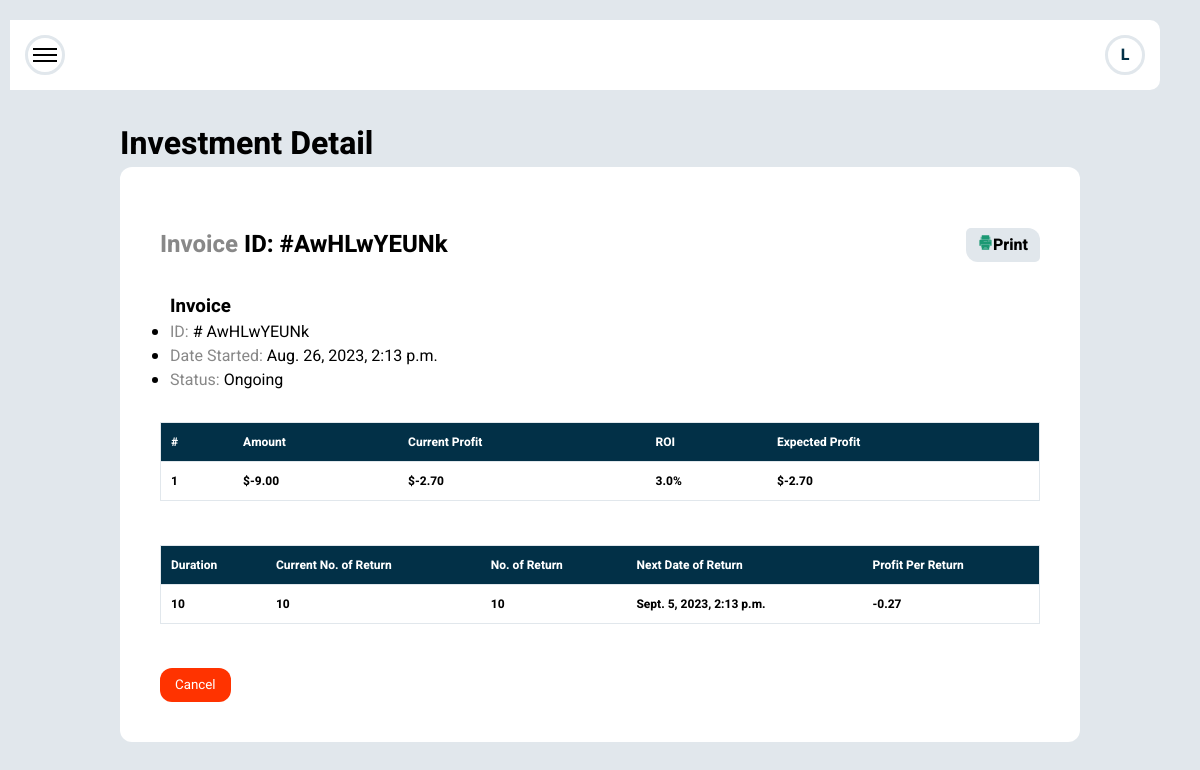
/dashboard/investment/awhlwyeunk (signed in), run on the app's committed database.
### crypto/models.py (models this page shows, shortened)
class Investment(models.Model):
    profile = models.ForeignKey(Profile, null=True, on_delete=models.SET_NULL, related_name='invest_user')
    reference = models.CharField(default=random_alphanumeric_string(), max_length=50, null=True, editable=True)
    slug = models.SlugField(null=True,  max_length=500)
    amount =  models.DecimalField(decimal_places=2, max_digits=100, null=True, default=0)
    package = models.ForeignKey(Package, null=True, on_delete=models.SET_NULL)
    date_initiated = models.DateTimeField(auto_now=True)
    STATUS_CHOICES = (
        ('Completed', 'Completed'),
        ('Ongoing', 'Ongoing'),
        ('Cancelled', 'Cancelled'),
    )
    status = models.CharField(null=True,
        max_length=100, choices=STATUS_CHOICES, default='Completed')
    ACCOUNT_CHOICES = (
        ('account_balance', 'Account Balance'),
    )
    account = models.CharField(null=True,
        max_length=100, choices=ACCOUNT_CHOICES, default='Account Balance')
    @property
    def profit_per_return(self):
        profit = (self.package.roi*self.amount)/100
        return profit
    @property
    def current_profit(self):
        profit = (self.package.current_no_of_return*self.package.roi*self.amount)/100
        return profit
    @property
    def expected_profit(self):
        profit = (self.package.no_of_return*self.package.roi*self.amount)/100
        return profit
    @property
    def next_date_of_return(self):
        next_date = self.date_initiated + timedelta( days = self.package.duration)
        return next_date

class Package(models.Model):
    package_type = models.ForeignKey(PackageType, on_delete=models.CASCADE, null=True)
    min_investment = models.DecimalField(decimal_places=2, max_digits=100, null=True, blank=True)
    max_investment = models.DecimalField(decimal_places=2, max_digits=100, null=True, blank=True)
    duration = models.IntegerField(null=True)
    current_no_of_return = models.IntegerField(null=True)
    no_of_return = models.IntegerField(null=True)
    roi = models.DecimalField(decimal_places=1, max_digits=100, null=True, blank=True)

### crypto/views/dashboard.py (the view)
class InvestmentDetailView(LoginRequiredMixin, DetailView):
    model = Investment
    template_name = 'userdashboard/investment_detail.html'
    login_url = "auth_app:login"

### crypto/context_processors.py (called while the page is built)
def base_data(request):
    data = {}
    transaction_settings = get_object_or_404(TransactionSettings, pk=1)
    site_setting = get_object_or_404(SiteSettings, pk=1)
    assets = Asset.objects.all()
    data['transaction_settings'] = transaction_settings
    data['site_setting'] = site_setting
    data['assets'] = assets
    return data

### crypto/templates/userdashboard/investment_detail.html (shortened to what this page needs)
<!DOCTYPE html>
<html lang="en">
{% extends 'userdashboard/base.html' %} {% load static %}
    {% block content %}
    <div class="dashboard-content">
        <div class="content-title">
            <h1>Investment Detail</h1>
        </div>
        <div class="details-card">
            <div class="card-header-1">
                <div class="detail-invoice_id">
                    <h2><span>Invoice</span> ID: #{{object.reference}}</h2>
                </div>
                <div class="print-detail" onclick="window.print()">
                    <div class="print-icon">
                    </div>
                    <p>Print</p>
                </div>
            </div>
            <div class="card-header-2">
                <div class="invoice-detail">
                    <h3>Invoice</h3>
                    <ul>
                        <li><span>ID:</span> # {{object.reference}}</li>
                        <li><span>Date Started:</span> {{object.date_initiated}}</li>
                        <li class="trans-{{object.status}}"><span>Status:</span> {{object.status}}</li>
                    </ul>
                </div>
            </div>
            <div class="detail-table">
                <div class="table-content">
                    <table>
                        <thead>
                            <tr>
                                <th>#</th>
                                <th>Amount</th>
                                <th>Current Profit</th>
                                <th>ROI</th>
                                <th>Expected Profit</th>
                            </tr>
                        </thead>
                        <tbody>
                            <tr>
                                <td>1</td>
                                <td>${{object.amount|floatformat:"2g"}}</td>
                                <td>${{object.current_profit|floatformat:"2g"}}</td>
                                <td>{{object.package.roi}}%</td>
                                <td>${{object.expected_profit|floatformat:"2g"}}</td>
                            </tr>
                        </tbody>
                    </table>
                </div>
            </div>
            <br>
            <div class="detail-table">
                <div class="table-content">
                    <table>
                        <thead>
                            <tr>
                                <th>Duration</th>
                                <th>Current No. of Return</th>
                                <th>No. of Return</th>
                                <th>Next Date of Return</th>
                                <th>Profit Per Return</th>
                            </tr>
                        </thead>
                        <tbody>
                            <tr>
                                <td>{{object.package.duration}}</td>
                                <td>{{object.package.current_no_of_return}}</td>
                                <td>{{object.package.no_of_return}}</td>
                                <td>{{object.next_date_of_return}}</td>
                                <td>{{object.profit_per_return|floatformat:"2g"}}</td>
                            </tr>
                        </tbody>
                    </table>
                </div>
            </div>
            <br>
            <a href="{% url 'crypto:investment_list' %}"><input class="cancel-btn" type="button" value="Cancel"></a>
        </div>
    </div>
    {% endblock content %}

### crypto/templates/userdashboard/base.html (shortened to what this page needs)
<!DOCTYPE html>
<html lang="en">
{% load static %}
<head>
     {% block styles %}
    <link rel="stylesheet" href="/static/css/dashboard.css"> {% endblock styles %}
</head>
<body>
    <main>
        <div class="main-container">
            <div class="dashbase-container">
                 {% block header %}
                <div class="dashboard-header">
                    <div class="toggle-menu circle-border" onclick="toggleSidebar()">
                        <div class="menu-bar vertical-stack bar1">
                        </div>
                        <div class="menu-bar vertical-stack bar2">
                        </div>
                        <div class="menu-bar vertical-stack bar3">
                        </div>
                    </div>
                    <div class="user-name circle-border">
                        <p>{{request.user.username|first}}</p>
                    </div>
                </div>
                {% endblock header %}
            </div>
             {% block content %} {% endblock content %}
        </div>
    </main>
</body>
</html>

### crypto/static/css/dashboard.css (style rules this page uses)
* { padding: 0; margin: 0; box-sizing: border-box; font-family: Heebo, system-ui, -apple-system, BlinkMacSystemFont, 'Segoe UI', Roboto, Oxygen, Ubuntu, Cantarell, 'Open Sans', 'Helvetica Neue', sans-serif; }
:root { --background-grey: rgb(225, 231, 236); --side-bar-blue: #023047; --text-black: black; --text-grey: rgb(136, 136, 136); --active-white: white; --inactive-white: rgba(221, 221, 221, 0.863); --green: rgb(28, 153, 116); --balance: blue; --total: purple; --pending: orange; --completed: green; --ongoing: pink; --cancelled: red; }
body { background-color: var(--background-grey); overflow-x: hidden; width: 100vw; }
.main-container { max-width: 1200px; min-width: 300px; width: 100vw; margin: auto; }
.dashbase-container { display: flex; margin-top: 20px; margin-right: 20px; position: fixed; z-index: 1000; top: 0; right: 10px; left: 10px; }
.dashboard-header { display: flex; justify-content: space-between; padding: 15px; background-color: var(--active-white); border-radius: 0 10px 10px 0; height: fit-content; margin: 0 10px 20px 0; width: 100vw; transition: all 0.8s; }
.toggle-menu { cursor: pointer; }
.menu-bar { width: 100%; border: solid thin; height: 1px; transition: all 0.8s; }
.vertical-stack { margin: 2px; }
.circle-border { border: solid var(--background-grey); width: 40px; height: 40px; padding: 5px; display: flex; flex-direction: column; align-items: center; border-radius: 50%; justify-content: center; }
.user-name p { color: var(--side-bar-blue); font-weight: 800; }
.dashboard-content { width: 80%; position: relative; margin: auto; margin-left: 10%; margin-top: 15vh; }
.table-content { width: 100%; overflow-x: auto; }
.table-content table { min-width: 700px; width: 100%; border-collapse: collapse; }
table th { color: var(--text-grey); font-size: 12px; }
table td { font-weight: 700; font-size: 12px; }
table { border: 1px solid var(--background-grey); border-radius: 12px; }
table td, th { padding: 10px; text-align: left; border-bottom: 1px solid var(--background-grey); }
.cancel-btn { padding: 7px 15px; background-color: rgb(255, 51, 0); border: none; border-radius: 12px; color: var(--active-white); cursor: pointer; }
.details-card { padding: 40px; background-color: var(--active-white); border-radius: 12px; }
.print-detail { display: flex; align-items: center; flex-wrap: wrap; width: fit-content; height: fit-content; border-radius: 5px 12px; padding: 5px 12px; background-color: var(--background-grey); cursor: pointer; }
.print-detail p { font-weight: 800; }
.print-icon { display: flex; align-items: center; justify-content: center; }
.print-icon svg { width: 15px; fill: var(--green); }
.details-card span { color: var(--text-grey); }
.card-header-1 { display: flex; align-items: center; justify-content: space-between; margin: 20px 0 20px 0; }
.card-header-2 { margin-bottom: 20px; display: flex; justify-content: space-between; flex-wrap: wrap; }
.card-header-2 div { margin: 10px; }
.detail-table { margin-bottom: 20px; }
.detail-table thead tr { background-color: var(--side-bar-blue); }
.detail-table thead tr th { color: var(--active-white); }

### data on the page
Investment: reference "AwHLwYEUNk", date_initiated "Aug. 26, 2023, 2:13 p.m.", status "Ongoing", amount "-9.00", current_profit "-2.70", package.roi "3.0", expected_profit "-2.70", package.duration "10", package.current_no_of_return "10", package.no_of_return "10", next_date_of_return "Sept. 5, 2023, 2:13 p.m.", profit_per_return "-0.27"

### other printed values
{{ request.user.username|first }} "L"
